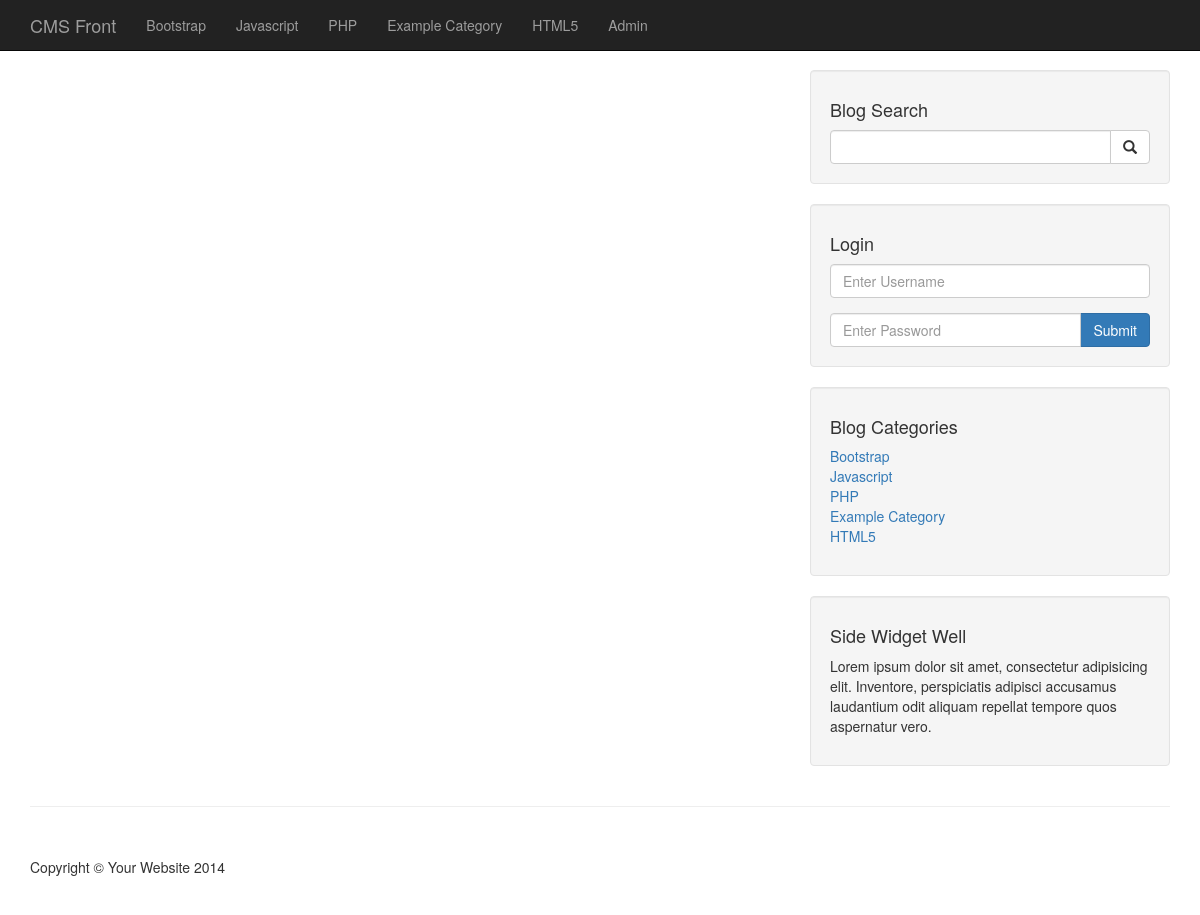
/category.php?category=2, run on an earlier commit of the app's database.
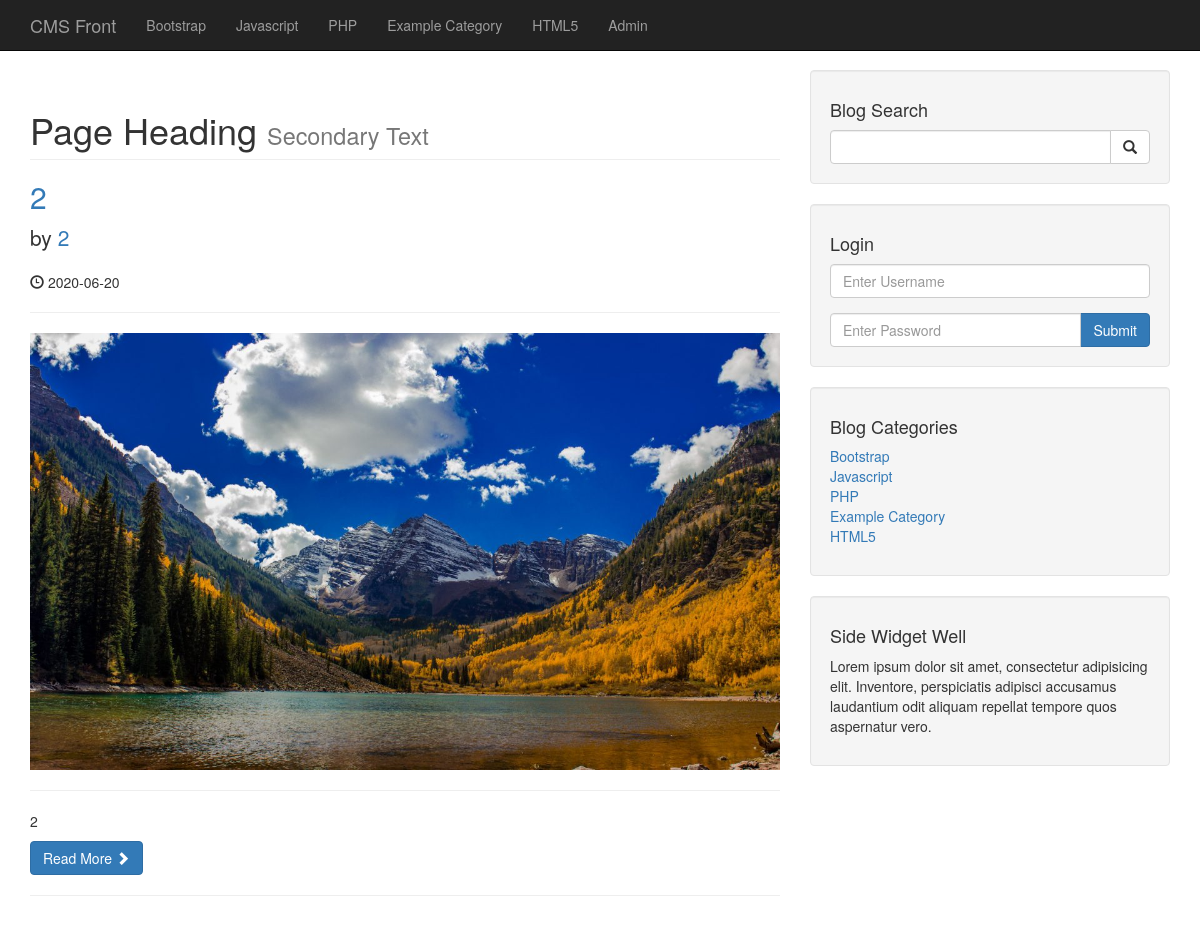
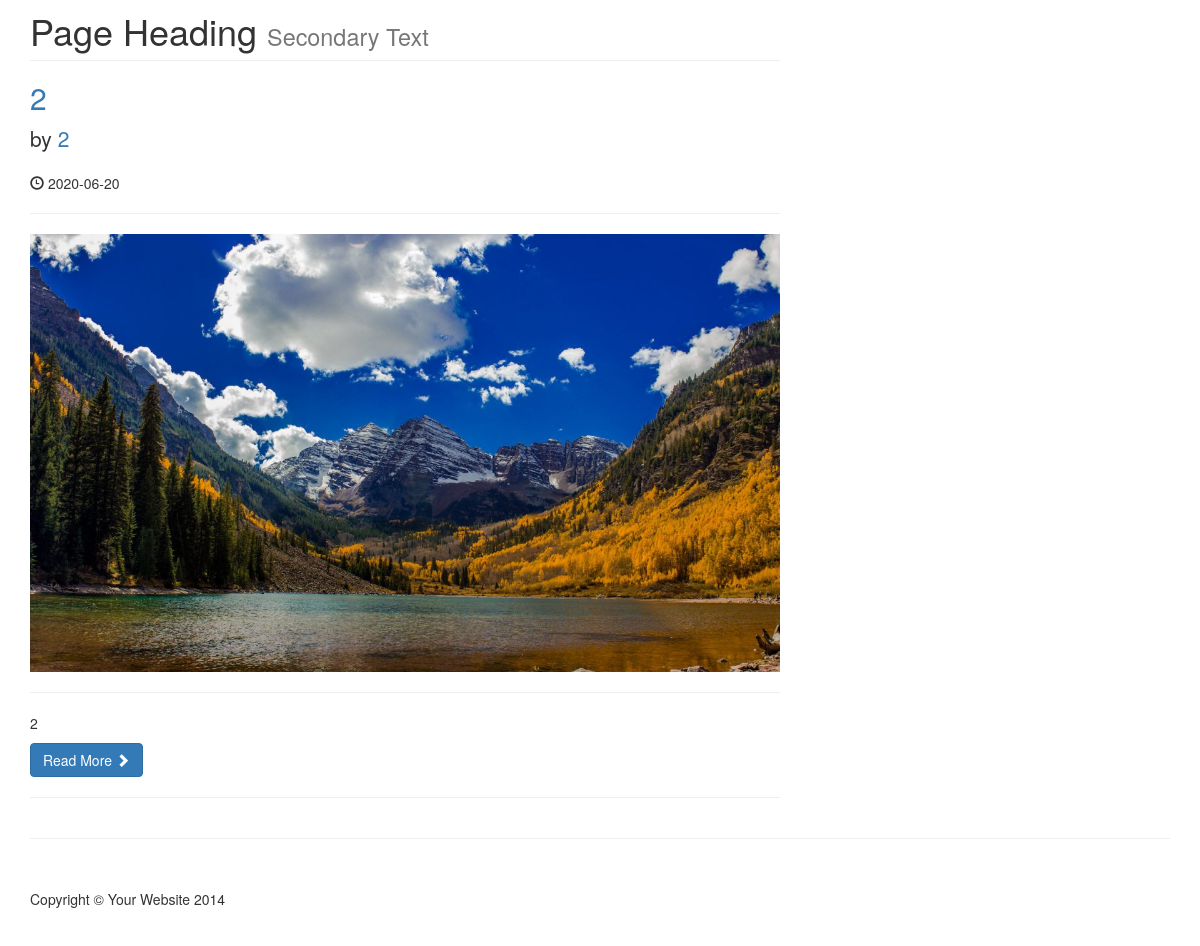
And on a later commit of the database (2 pictures, top to bottom).
### tables this page shows
CREATE TABLE `categories` (
  `cat_id` int(3) NOT NULL,
  `cat_title` varchar(255) NOT NULL
);

CREATE TABLE `posts` (
  `post_id` int(3) NOT NULL,
  `post_category_id` int(3) NOT NULL,
  `post_title` varchar(255) NOT NULL,
  `post_author` varchar(255) NOT NULL,
  `post_date` date NOT NULL,
  `post_image` text NOT NULL,
  `post_content` text NOT NULL,
  `post_tags` varchar(255) NOT NULL,
  `post_comment_count` int(11) NOT NULL,
  `post_status` varchar(255) NOT NULL DEFAULT 'draft',
  `post_views_count` int(11) NOT NULL
);

### category.php (the view)
<?php include "includes/header.php" ?>
<?php include "includes/db.php" ?>
<?php include "includes/navigation.php"?>
<div class="container">
    <div class="row">
        <div class="col-md-8">
            <?php
            if (isset($_GET['category'])){
                $post_category_id = $_GET['category'];
            }
            $query = "SELECT * FROM posts WHERE post_category_id = $post_category_id ";
            $select_all_posts_query = mysqli_query($connection,$query);
            while ($row = mysqli_fetch_assoc($select_all_posts_query)){
                $post_id = $row['post_id'];
                $post_title = $row['post_title'];
                $post_author = $row['post_author'];
                $post_date = $row['post_date'];
                $post_image = $row['post_image'];
                $post_content = substr($row['post_content'], 0,100);
                ?>
                <h1 class="page-header">
                    Page Heading
                    <small>Secondary Text</small>
                </h1>
                <h2>
                    <a href="post.php?p_id=<?php echo $post_id ?>"><?php echo $post_title ?></a>
                </h2>
                <p class="lead">
                    by <a href="index.php"><?php echo $post_author ?></a>
                </p>
                <p><span class="glyphicon glyphicon-time"></span> <?php echo $post_date ?></p>
                <hr>
                <img class="img-responsive" src="images/<?php echo $post_image ?>" alt="">
                <hr>
                <p><?php echo $post_content ?></p>
                <a class="btn btn-primary" href="#">Read More <span class="glyphicon glyphicon-chevron-right"></span></a>
                <hr>
                <?php
            }
            ?>
        </div>
        <?php include "includes/sidebar.php"?>
    </div>
    <hr>
    <?php include "includes/footer.php"?>

### includes/navigation.php (shortened to what this page needs)
<nav class="navbar navbar-inverse navbar-fixed-top" role="navigation">
    <div class="container">
        <div class="navbar-header">
            <a class="navbar-brand" href="index.php">CMS Front</a>
        </div>
        <div class="collapse navbar-collapse" id="bs-example-navbar-collapse-1">
            <ul class="nav navbar-nav">
                <?php
                $query = "SELECT * FROM categories";
                $select_all_categories_query = mysqli_query($connection, $query);
                while ($row = mysqli_fetch_assoc($select_all_categories_query)){
                    $cat_title = $row['cat_title'];
                    echo "<li><a href='#'>{$cat_title}</a></li>";
                }
                ?>
                <li>
                    <a href="admin/index.php">Admin</a>
                </li>
            </ul>
        </div>
    </div>
</nav>

### includes/sidebar.php
<div class="col-md-4">
    <div class="well">
        <h4>Blog Search</h4>
        <form action="search.php" method="post">
            <div class="input-group">
                <input name="search" type="text" class="form-control">
                <span class="input-group-btn">
                    <button name="submit" class="btn btn-default" type="submit">
                        <span class="glyphicon glyphicon-search"></span>
                    </button>
                </span>
            </div>
        </form>
    </div>
    <div class="well">
        <h4>Login</h4>
        <form action="includes/login.php" method="post">
            <div class="form-group">
                <input name="username" type="text" class="form-control" placeholder="Enter Username">
            </div>
            <div class="input-group">
                <input name="password" type="password" class="form-control" placeholder="Enter Password">
                <span class="input-group-btn">
                    <button class="btn btn-primary" name="login" type="submit">Submit</button>
                </span>
            </div>
        </form>
    </div>
    <div class="well">
        <?php
        $query = "SELECT * FROM categories";
        $select_all_categories_sidebar = mysqli_query($connection, $query);
        ?>
        <h4>Blog Categories</h4>
        <div class="row">
            <div class="col-lg-12">
                <ul class="list-unstyled">
                    <?php
                    while ($row =mysqli_fetch_assoc($select_all_categories_sidebar)){
                        $cat_title = $row['cat_title'];
                        $cat_id = $row['cat_id'];
                        echo "<li><a href='category.php?category=$cat_id'>{$cat_title}</a></li>";
                    }
                    ?>
                </ul>
            </div>
        </div>
    </div>
   <?php include "widget.php"  ?>
</div>

What changed in the data, as far as the page shows it:
added posts: post_title "2", post_author "2", post_date "2020-06-20", post_image (picture), post_content "2"
added posts: post_title "2", post_author "2", post_date "2020-06-20", post_image (picture), post_content "2"
